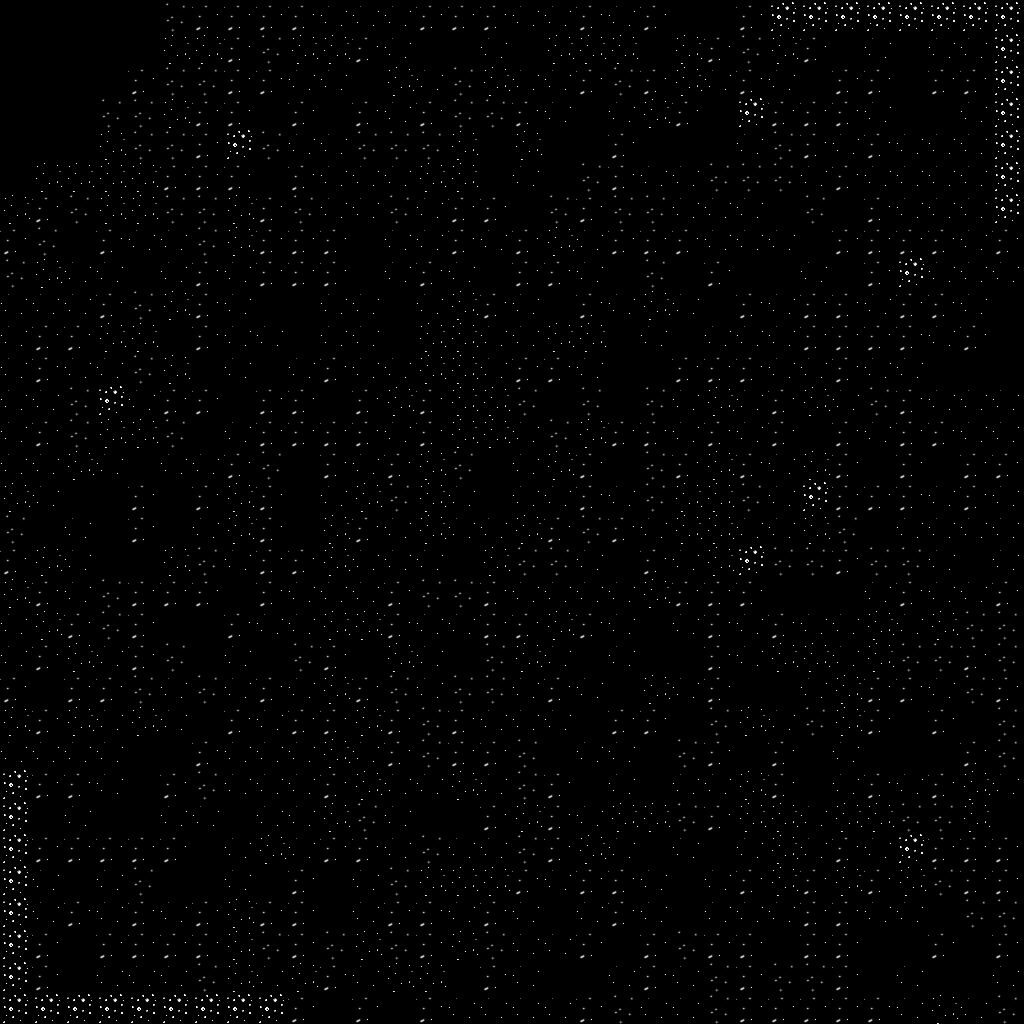

The image is a tile-based game level rendered from a .tmx file. Its description and complete source (layers, tilesets, objects, tile grids) follow:
An orthogonal 32x32 tile map with 32x32 px tiles, 1 tile layer (Starfield), 3 tilesets and 20 objects (12x asteroid, 5x deimos_scout, 3x scout).

<map version="1.0" tiledversion="1.0.2" orientation="orthogonal" renderorder="right-up" width="32" height="32" tilewidth="32" tileheight="32" nextobjectid="33">
 <tileset firstgid="1" name="SpaceTiles" tilewidth="32" tileheight="32" tilecount="6" columns="6">
  <image source="../../Assets/Resources/Textures/spacetiles.png" width="192" height="32" />
 </tileset>
 <tileset firstgid="7" source="../ships.tsx" />
 <tileset firstgid="23" source="../objects.tsx" />
 <layer name="Starfield" width="32" height="32">
  <data encoding="csv">
1,1,1,1,1,6,4,4,4,4,3,3,3,4,4,4,3,3,4,3,4,1,1,4,2,2,2,2,2,2,2,2,
1,1,1,1,1,5,5,4,6,5,5,4,3,1,1,3,1,5,5,5,1,5,4,6,5,4,1,3,1,3,3,2,
1,1,1,1,4,6,6,4,4,3,3,1,5,3,6,5,3,3,4,6,4,5,3,4,3,1,4,4,1,4,4,2,
1,1,1,6,6,5,4,4,1,4,1,4,3,4,6,6,4,3,1,3,5,4,1,2,4,4,4,3,1,1,3,2,
1,1,1,5,6,6,4,2,6,3,3,6,6,6,5,1,5,1,1,4,1,1,1,3,6,4,3,4,3,3,3,2,
1,5,5,5,5,4,4,4,1,4,3,3,3,5,5,1,3,1,6,4,3,3,6,6,6,3,4,3,3,3,3,2,
5,4,6,5,5,6,6,5,4,6,3,3,6,3,4,4,1,6,4,6,6,3,3,3,1,6,1,4,3,3,3,2,
4,6,1,4,3,3,6,5,4,4,4,1,3,3,4,3,4,5,3,4,4,4,3,3,3,1,4,4,4,4,3,4,
6,5,3,3,1,3,4,3,4,4,4,1,3,4,3,1,4,4,3,1,6,1,4,1,1,3,1,4,2,3,3,3,
3,3,3,4,6,5,4,3,1,1,3,3,1,3,5,4,3,1,4,3,5,3,1,4,3,4,4,3,4,4,3,1,
3,4,4,5,5,1,4,3,3,1,3,3,1,5,5,3,3,5,5,1,3,1,3,3,3,4,4,4,4,3,4,1,
3,4,3,3,6,5,1,3,1,3,4,3,3,5,5,3,4,4,3,1,1,4,4,4,3,3,4,3,3,1,1,1,
3,3,6,2,3,4,4,1,4,4,1,4,5,4,5,5,6,1,6,1,6,3,5,3,4,5,3,6,4,3,3,3,
3,4,6,5,5,6,1,3,4,4,4,4,3,4,5,5,3,6,5,4,4,3,4,3,4,1,4,3,4,4,3,3,
3,3,5,3,1,3,3,4,6,1,4,3,4,5,6,1,3,5,4,1,6,4,5,4,3,5,4,1,4,1,4,4,
5,3,1,1,4,1,4,5,4,1,3,5,6,5,3,1,3,3,4,3,6,5,5,6,3,2,4,4,4,3,4,3,
6,1,3,1,4,1,3,5,4,1,5,4,3,5,3,3,5,4,6,4,3,5,5,3,3,5,6,1,3,3,3,3,
4,5,3,1,1,5,6,3,4,4,5,3,3,3,1,5,6,6,3,1,4,3,5,2,6,6,4,6,6,3,1,3,
5,4,3,6,4,4,4,1,4,3,3,3,4,6,6,4,3,3,3,3,5,4,4,4,1,1,1,3,4,3,3,4,
3,5,4,6,4,1,1,4,3,3,5,5,4,3,3,4,4,5,4,3,1,3,4,3,4,3,3,5,3,5,6,6,
3,4,5,3,4,6,1,3,1,6,4,1,5,3,1,6,5,3,1,3,1,1,4,3,5,5,3,5,6,6,4,6,
4,1,4,4,6,3,6,3,4,3,5,4,6,3,6,6,3,4,3,1,5,3,4,1,1,3,5,4,4,3,6,4,
5,4,5,3,5,3,1,4,3,4,4,5,4,6,4,3,3,3,1,4,4,1,6,5,3,6,5,4,1,4,1,6,
3,3,3,3,1,1,4,3,3,3,5,3,4,6,4,4,6,1,3,3,1,6,4,1,4,1,3,1,1,1,4,6,
2,4,4,3,1,4,6,3,3,3,4,5,3,3,5,3,6,4,1,3,1,3,3,5,4,1,3,4,3,4,5,3,
2,1,3,1,1,3,3,1,3,3,5,6,3,1,1,4,5,4,3,5,5,6,4,5,5,3,5,5,6,6,5,1,
2,4,4,4,4,4,1,3,5,3,4,4,3,6,3,3,6,4,5,3,1,3,1,3,5,3,4,3,2,4,4,4,
2,3,1,3,6,1,1,3,1,4,1,3,6,5,5,5,4,3,4,4,3,1,3,4,5,4,5,4,5,6,4,4,
2,3,4,3,4,3,4,5,4,4,1,3,4,4,3,4,3,1,3,4,3,1,3,3,3,4,4,3,3,1,6,6,
2,4,1,4,4,4,4,5,6,4,6,5,6,4,5,6,3,3,4,1,4,6,4,4,1,4,4,1,1,4,1,4,
2,4,1,3,3,3,6,5,3,5,4,3,5,5,1,4,3,1,1,3,4,3,6,4,6,6,4,1,3,1,1,3,
2,2,2,2,2,2,2,2,2,4,1,4,1,4,3,3,3,3,4,6,3,3,6,4,4,4,4,4,3,5,3,6
</data>
 </layer>
 <objectgroup draworder="index" name="Objects">
  <object id="20" type="asteroid" gid="23" x="288" y="672" width="64" height="64" />
  <object id="21" type="asteroid" gid="23" x="192" y="576" width="64" height="64" />
  <object id="22" type="asteroid" gid="23" x="96" y="512" width="64" height="64" />
  <object id="23" type="asteroid" gid="23" x="224" y="704" width="64" height="64" />
  <object id="24" type="asteroid" gid="23" x="576" y="224" width="64" height="64" />
  <object id="25" type="asteroid" gid="23" x="704" y="288" width="64" height="64" />
  <object id="26" type="asteroid" gid="23" x="832" y="320" width="64" height="64" />
  <object id="27" type="asteroid" gid="23" x="768" y="416" width="64" height="64" />
  <object id="28" type="asteroid" gid="23" x="608" y="320" width="64" height="64" />
  <object id="29" type="asteroid" gid="23" x="256" y="320" width="64" height="64" />
  <object id="30" type="asteroid" gid="23" x="512" y="512" width="64" height="64" />
  <object id="31" type="asteroid" gid="23" x="704" y="704" width="64" height="64" />
 </objectgroup>
 <objectgroup name="Units">
  <object id="5" name="player1" type="scout" gid="12" x="768" y="224" width="46" height="49" />
  <object id="6" name="player0" type="scout" gid="2147483660" x="704" y="160" width="46" height="49" />
  <object id="7" name="player2" type="scout" gid="12" x="832" y="256" width="46" height="49" />
  <object id="8" name="enemy2" type="deimos_scout" gid="15" x="0" y="768" width="46" height="48" />
  <object id="9" name="enemy3" type="deimos_scout" gid="15" x="0" y="832" width="46" height="48" />
  <object id="10" name="enemy4" type="deimos_scout" gid="15" x="0" y="896" width="46" height="48" />
  <object id="11" name="enemy1" type="deimos_scout" gid="15" x="128" y="768" width="46" height="48" />
  <object id="12" name="enemy0" type="deimos_scout" gid="15" x="0" y="704" width="46" height="48" />
 </objectgroup>
</map>
